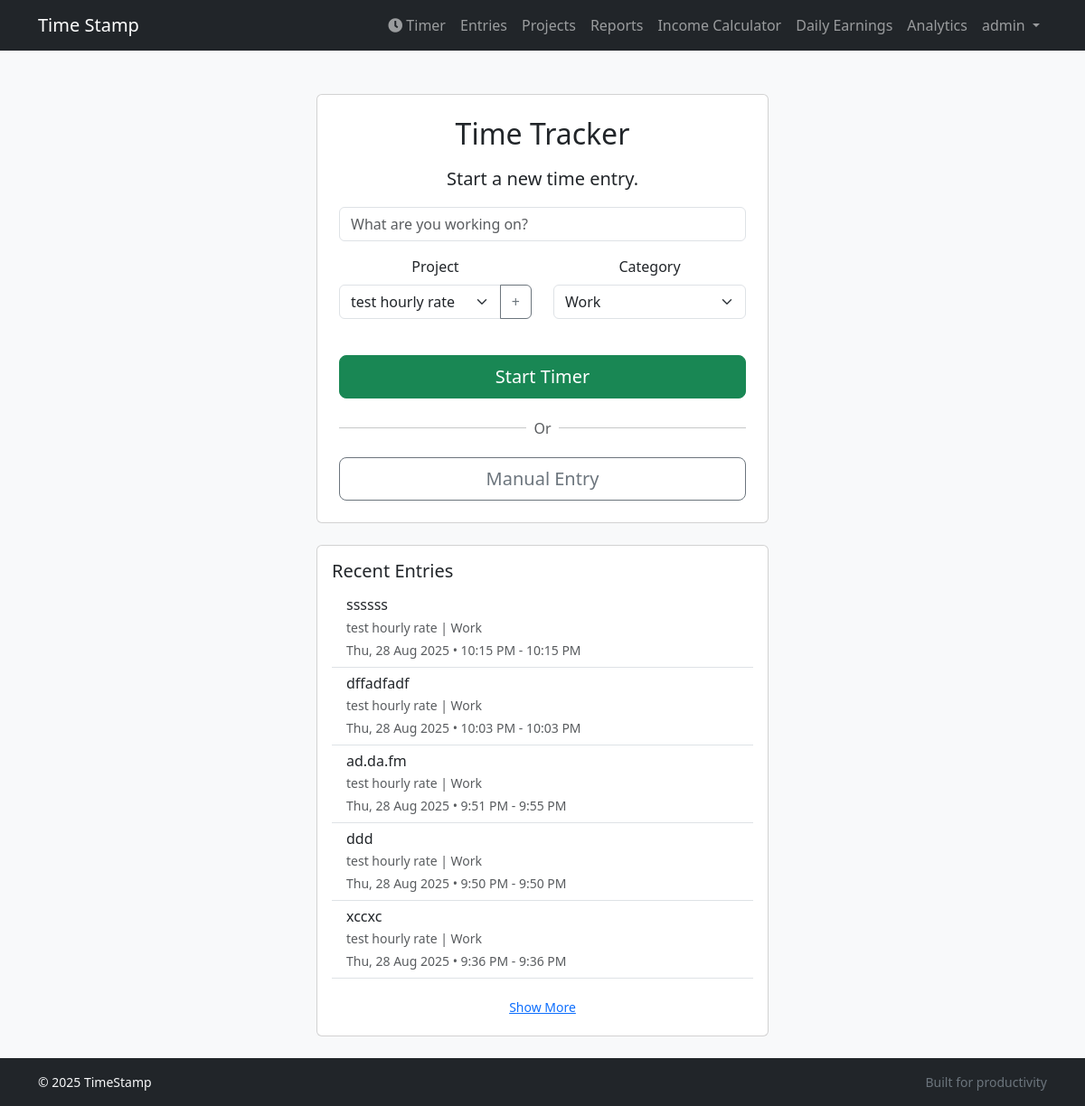
The app's page / (signed in) with its own data.
### tracker/models.py (models this page shows, shortened)
class TimeEntry(models.Model):
    user = models.ForeignKey(settings.AUTH_USER_MODEL, on_delete=models.CASCADE)
    project = models.ForeignKey(Project, on_delete=models.CASCADE, null=True, blank=True, related_name='time_entries')
    title = models.CharField(max_length=200)
    description = models.TextField(blank=True)
    notes = models.TextField(blank=True)
    start_time = models.DateTimeField()
    end_time = models.DateTimeField(null=True, blank=True)
    is_archived = models.BooleanField(default=False)
    category = models.CharField(max_length=10, choices=CATEGORY_CHOICES, default='work')
    is_paused = models.BooleanField(default=False)
    last_pause_time = models.DateTimeField(null=True, blank=True)
    paused_duration = models.DurationField(default=timedelta(0))
    is_manual = models.BooleanField(default=False)  # Add this field
    was_edited = models.BooleanField(default=False) # Add this line
    class Meta:
        ordering = ['-start_time']

class Project(models.Model):
    user = models.ForeignKey(User, on_delete=models.CASCADE, related_name='projects')
    name = models.CharField(max_length=100)
    description = models.TextField(blank=True)
    category = models.CharField(max_length=10, choices=CATEGORY_CHOICES, default='work')
    is_archived = models.BooleanField(default=False)
    hourly_rate = models.DecimalField(max_digits=8, decimal_places=2, default=0.00)

### tracker/views.py (the view)
# urls.py: path('', views.HomePageView.as_view(), name='home'),
class HomePageView(View):
    def get(self, request, *args, **kwargs):
        if request.user.is_authenticated:
            active_entry = TimeEntry.objects.filter(user=request.user, end_time__isnull=True).first()
            projects = Project.objects.filter(user=request.user)
            recent_entries = TimeEntry.objects.filter(
                user=request.user,
                end_time__isnull=False
            ).order_by('-start_time')[:10]
            latest_work_entry = TimeEntry.objects.filter(user=request.user, category='work', project__isnull=False).order_by('-start_time').first()
            latest_personal_entry = TimeEntry.objects.filter(user=request.user, category='personal', project__isnull=False).order_by('-start_time').first()
            context = {
                'active_entry': active_entry,
                'projects': projects,
                'recent_entries': recent_entries,
                'latest_work_project_id': latest_work_entry.project.id if latest_work_entry else None,
                'latest_personal_project_id': latest_personal_entry.project.id if latest_personal_entry else None,
                'new_project_id': request.GET.get('new_project_id'),
                'new_category': request.GET.get('new_category'),
            }
            return render(request, 'home.html', context)
        else:
            return render(request, 'tracker/landing.html')

### templates/home.html (shortened to what this page needs)
{% extends "base.html" %}
{% block content %}
{% if user.is_authenticated %}
    <div class="text-center">
        <div class="card mx-auto" style="max-width: 500px;">
            <div class="card-body p-4">
                <h2 class="card-title mb-3">Time Tracker</h2>
                {% if active_entry %}
                    <p class="lead">Timer is running for: <strong>{{ active_entry.title }}</strong></p>
                    <p class="text-muted">Project: {{ active_entry.project.name|default:"None" }} | Category: {{ active_entry.get_category_display }}</p>
                    <h1 id="timer" class="display-4 my-3"
                        data-starttime="{{ active_entry.start_time.isoformat }}"
                        data-is-paused="{{ active_entry.is_paused|yesno:'true,false' }}"
                        data-paused-duration="{{ active_entry.paused_duration.total_seconds }}"
                        data-last-pause-time="{{ active_entry.last_pause_time.isoformat|default:'' }}">00:00:00</h1>
                    <div class="d-grid gap-2 d-sm-flex justify-content-sm-center">
                        {% if active_entry.is_paused %}
                            <form action="{% url 'tracker:resume_timer' %}" method="post" class="flex-fill">
                                {% csrf_token %}
                                <button type="submit" class="btn btn-success btn-lg w-100">Resume</button>
                            </form>
                        {% else %}
                            <form action="{% url 'tracker:pause_timer' %}" method="post" class="flex-fill">
                                {% csrf_token %}
                                <button type="submit" class="btn btn-warning btn-lg w-100">Pause</button>
                            </form>
                        {% endif %}
                        <form action="{% url 'tracker:stop_timer' %}" method="post" class="flex-fill">
                            {% csrf_token %}
                            <button type="submit" class="btn btn-danger btn-lg w-100">Stop Timer</button>
                        </form>
                    </div>
                {% else %}
                    <p class="lead">Start a new time entry.</p>
                    <form action="{% url 'tracker:start_timer' %}" method="post">
                        <div class="mb-3">
                            <input type="text" name="title" class="form-control" placeholder="What are you working on?" required>
                        </div>
                        <div class="row">
                            <div class="col-md-6 mb-3">
                                <label for="project" class="form-label">Project</label>
                                <div class="input-group">
                                    <select name="project" id="project" class="form-select"
                                            data-latest-work-project="{{ latest_work_project_id|default:'' }}"
                                            data-latest-personal-project="{{ latest_personal_project_id|default:'' }}"
                                            data-new-project-id="{{ new_project_id|default:'' }}">
                                        {% for project in projects %}
                                        <option value="{{ project.pk }}" data-category="{{ project.category }}">{{ project.name }}</option>
                                        {% endfor %}
                                    </select>
                                    <a href="{% url 'tracker:project_create' %}?next={{ request.path }}" class="btn btn-outline-secondary" role="button">+</a>
                                </div>
                            </div>
                            <div class="col-md-6 mb-3">
                                <label for="category" class="form-label">Category</label>
                                <select name="category" id="category" class="form-select">
                                    <option value="work" {% if new_category == 'work' or not new_category %}selected{% endif %}>Work</option>
                                </select>
                            </div>
                        </div>
                        <div class="d-grid gap-3 mt-4">
                            <button type="submit" class="btn btn-success btn-lg">Start Timer</button>
                            <div class="d-flex align-items-center">
                                <hr class="flex-grow-1">
                                <span class="mx-2 text-muted">Or</span>
                                <hr class="flex-grow-1">
                            </div>
                            <a href="{% url 'tracker:entry_create' %}" class="btn btn-outline-secondary btn-lg">Manual Entry</a>
                        </div>
                    </form>
                {% endif %}
            </div>
        </div>
    </div>
    {% if recent_entries %}
    <div class="card mx-auto mt-4" style="max-width: 500px;">
        <div class="card-body">
            <h5 class="card-title">Recent Entries</h5>
            <ul class="list-group list-group-flush" id="recent-entries-list">
                {% for entry in recent_entries %}
                <li class="list-group-item recent-entry" {% if forloop.counter > 5 %}style="display: none;"{% endif %}>
                    <div class="d-flex w-100 justify-content-between">
                        <h6 class="mb-1">
                            <a href="#" class="text-decoration-none text-dark view-details-btn"
                               data-entry-id="{{ entry.pk }}"
                               data-bs-toggle="modal"
                               data-bs-target="#entryDetailsModal">
                                {{ entry.title }}
                            </a>
                        </h6>
                    </div>
                    <p class="mb-1 text-muted small">
                        {{ entry.project.name|default:"No Project" }} | {{ entry.get_category_display }}
                    </p>
                    <p class="mb-0 text-muted small">
                        {{ entry.start_time|date:"D, j M Y" }} &bull; {{ entry.start_time|date:"g:i A" }} - {{ entry.end_time|date:"g:i A" }}
                    </p>
                </li>
                {% endfor %}
            </ul>
            {% if recent_entries|length > 5 %}
            <div class="text-center mt-3">
                <button class="btn btn-link btn-sm" id="show-more-btn">Show More</button>
            </div>
            {% endif %}
        </div>
    </div>
    {% endif %}
{% endif %}
{% endblock %}

### templates/base.html (shortened to what this page needs)
{% load static %}
<!DOCTYPE html>
<html lang="en" class="h-100">
<head>
    <link href="https://cdn.jsdelivr.net/npm/bootstrap@5.3.2/dist/css/bootstrap.min.css" rel="stylesheet"
>
    <link rel="stylesheet" href="https://cdnjs.cloudflare.com/ajax/libs/font-awesome/5.15.4/css/all.min.css">
    <link rel="stylesheet" href="{% static 'css/style.css' %}">
    <link rel="stylesheet" href="{% static 'css/base.css' %}">
</head>
<body class="d-flex flex-column h-100">
<nav class="navbar navbar-expand-lg navbar-dark bg-dark mb-4">
    <div class="container">
        <a class="navbar-brand me-auto" href="{% url 'tracker:home' %}">Time Stamp</a>
        <div class="collapse navbar-collapse" id="navbarNav">
            <ul class="navbar-nav ms-auto">
                {% if user.is_authenticated %}
                    <li class="nav-item d-none d-lg-block">
                        <a class="nav-link" href="{% url 'tracker:home' %}"><i class="fas fa-clock me-1"></i>Timer</a>
                    </li>
                    <li class="nav-item">
                        <a class="nav-link" href="{% url 'tracker:entry_list' %}">Entries</a>
                    </li>
                    <li class="nav-item">
                        <a class="nav-link" href="{% url 'tracker:project_list' %}">Projects</a>
                    </li>
                    <li class="nav-item">
                        <a class="nav-link" href="{% url 'tracker:reports' %}">Reports</a>
                    </li>
                    <li class="nav-item">
                        <a class="nav-link" href="{% url 'tracker:income_calculator' %}">Income Calculator</a>
                    </li>
                    <li class="nav-item">
                        <a class="nav-link" href="{% url 'tracker:daily_earnings_tracker' %}">Daily Earnings</a>
                    </li>
                    <li class="nav-item">
                        <a class="nav-link" href="{% url 'tracker:analytics' %}">Analytics</a>
                    </li>
                    <li class="nav-item dropdown">
                        <a class="nav-link dropdown-toggle" href="#" id="navbarDropdown" role="button" data-bs-toggle="dropdown" aria-expanded="false">
                            {{ user.username }}
                        </a>
                    </li>
                {% endif %}
            </ul>
        </div>
    </div>
</nav>
<main class="container py-4 flex-grow-1">
    {% block content %}{% endblock %}
</main>
<footer class="bg-dark text-light py-3 mt-auto">
  <div class="container small d-flex flex-column flex-md-row justify-content-between">
      <div>&copy; {% now "Y" %} TimeStamp</div>
      <div>
          <span class="text-secondary">Built for productivity</span>
      </div>
  </div>
</footer>
</body>
</html>

### static/css/style.css (style rules this page uses)
body { background-color: #f8f9fa; }

### records on screen
TimeEntry: title "ssssss", project.name "test hourly rate", category "Work", start_time "Thu, 28 Aug 2025", start_time "10:15 PM", end_time "10:15 PM"
TimeEntry: title "dffadfadf", project.name "test hourly rate", category "Work", start_time "Thu, 28 Aug 2025", start_time "10:03 PM", end_time "10:03 PM"
TimeEntry: title "ad.da.fm", project.name "test hourly rate", category "Work", start_time "Thu, 28 Aug 2025", start_time "9:51 PM", end_time "9:55 PM"
TimeEntry: title "ddd", project.name "test hourly rate", category "Work", start_time "Thu, 28 Aug 2025", start_time "9:50 PM", end_time "9:50 PM"
TimeEntry: title "xccxc", project.name "test hourly rate", category "Work", start_time "Thu, 28 Aug 2025", start_time "9:36 PM", end_time "9:36 PM"

### other values on screen
{{ user.username }} "admin"
form field project "test hourly rate"
